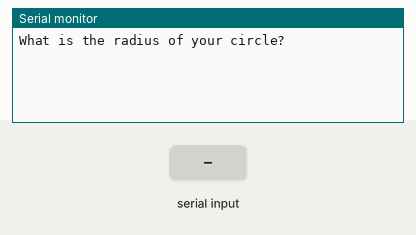
This sketch was run on a simulated Arduino Uno, built with avr-gcc and run on an emulated ATmega328P. On the bench: the last lines printed to the serial monitor. The test bench sets the inputs (shaded band).

Above: at 1.2 s.
1.3 s: "90,45\n" received over Serial
At 2.1 s:
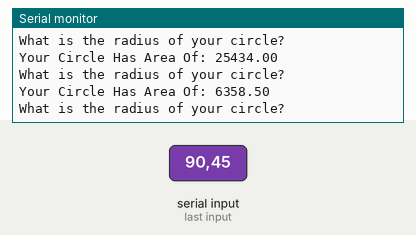
2.8 s: "30,150\n" received over Serial
At 5.2 s:
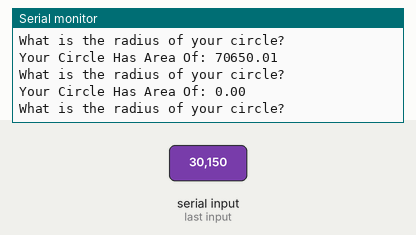
Timing chart, 0 to 6.7 s (numbered marks = the images above; inputs shaded):
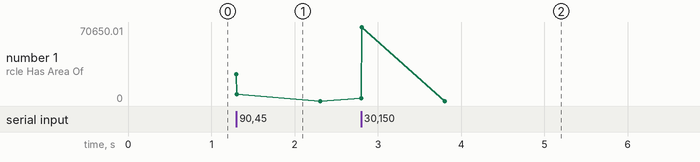

The sketch:

sketch_custom_circle_area.ino
```cpp
float radius;
String msg="What is the radius of your circle? ";
String msg2="Your Circle Has Area Of: ";
float pi=3.14;
float area;

void setup() {
  // put your setup code here, to run once:
Serial.begin(115200);


}

void loop() {
  // put your main code here, to run repeatedly:
Serial.println(msg);
while (Serial.available()==0) {

}
radius=Serial.parseFloat();
area=pi*radius*radius;
Serial.print(msg2);
Serial.println(area);
}
```

Measured:
- after the input at 1.3 s, the serial monitor: prints a new line at once (image 1)
- after the input at 2.8 s, the serial monitor: prints a new line at once (image 2)
